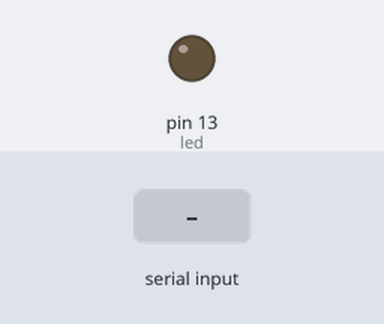
A sketch run on a simulated Arduino Uno, built with avr-gcc and run on an emulated ATmega328P. On the bench: output pins drawn as LEDs (lit = HIGH). The test bench sets the inputs (shaded band).

Above: at 1.2 s.
1.3 s: "1" received over Serial
At 1.8 s:
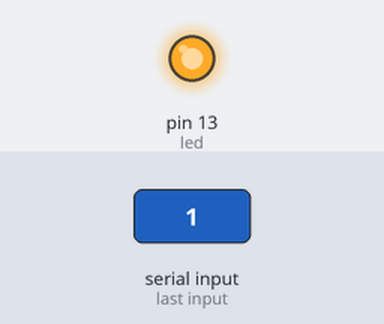
2.8 s: "0" received over Serial
At 4.1 s:
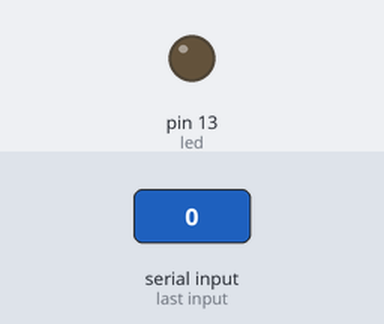
Timing chart, 0 to 5.8 s (numbered marks = the images above; inputs shaded):
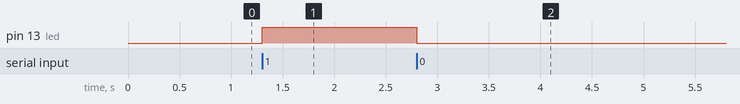

Measured:
- after the input at 1.3 s, pin 13 (led): LOW → HIGH at once
- after the input at 2.8 s, pin 13 (led): HIGH → LOW at once

The sketch:

comando_led.ino
```cpp
#define led 13

void setup()
{
  Serial.begin(115200);
  pinMode(led, OUTPUT);
}

void loop()
{
  if(Serial.available() > 0)
  {
    int data_received = Serial.read();
    if(data_received == '1')
    {
      digitalWrite(led, HIGH);
    }
    else if(data_received == '0')
    {
      digitalWrite(led, LOW);
    }
  }
}
```
